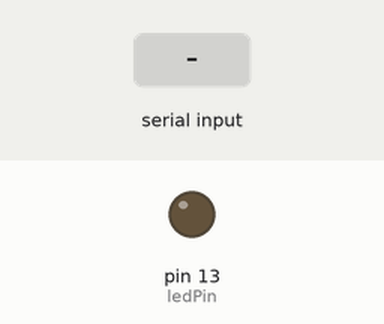
This program was run on a simulated Arduino Mega 2560, built with avr-gcc and run on an emulated ATmega2560. Shown: output pins drawn as LEDs (lit = HIGH). Inputs (shaded band) come from the test bench. What the program prints to the serial monitor is not drawn.

Above: at 1.2 s.
1.3 s: "90,45\n" received over Serial
3.8 s: "a90\n" received over Serial
At 5.0 s:
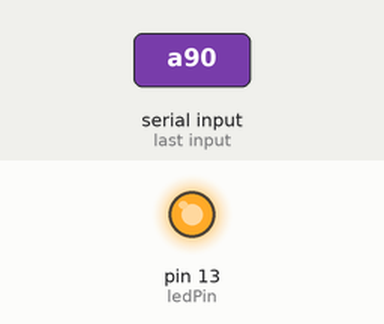
5.3 s: "k90\n" received over Serial
At 6.3 s:
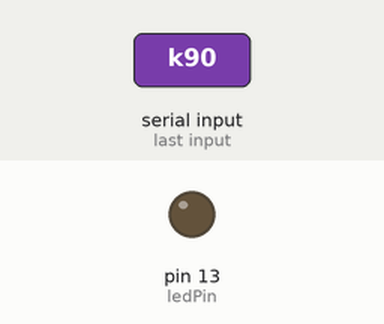
6.8 s: "a,45\n" received over Serial
At 7.4 s:
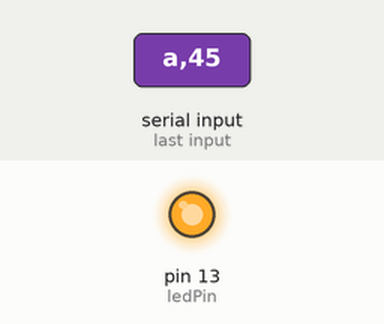
Timing chart, 0 to 9.3 s (numbered marks = the images above; inputs shaded):
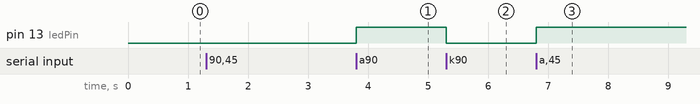

The program:

main.cpp
```cpp
#include <Arduino.h>


int ledPin = 13;
int sayi;

void setup() {

  pinMode(ledPin, OUTPUT);
  analogWrite(ledPin, 0);
  Serial.begin(9600);
}

void loop()
{
      sayi = Serial.parseInt();
      if(sayi != 0)
      {
        for(int i=0;i<sayi+i;i++)
        {
          sayi--;
          Serial.print(sayi);
          Serial.flush();
          for(int j=0;j<1000;j++)
          {
            delay(1);
            char ledchar = Serial.read();
            if(ledchar == 'a')
            {
              analogWrite(ledPin, 255);
            }
            else if(ledchar == 'k')
            {
              analogWrite(ledPin, 0);
            }
          }
        }
      }
      else{
        char ledchar = Serial.read();
        if(ledchar == 'a')
        {
          analogWrite(ledPin, 255);
        }
        else if(ledchar == 'k')
        {
          analogWrite(ledPin, 0);
        }
      }
}
```

Measured:
- after the input at 1.3 s, every drawn part: stays the same
- after the input at 3.8 s, pin 13 (ledPin): LOW → HIGH at once
- after the input at 5.3 s, pin 13 (ledPin): HIGH → LOW at once
- after the input at 6.8 s, pin 13 (ledPin): LOW → HIGH at once
